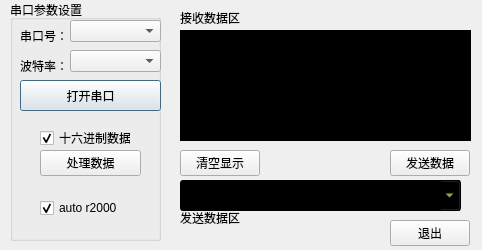
<?xml version="1.0" encoding="UTF-8"?>
<ui version="4.0">
 <class>SerialDialog</class>
 <widget class="QDialog" name="SerialDialog">
  <property name="geometry">
   <rect>
    <x>0</x>
    <y>0</y>
    <width>482</width>
    <height>250</height>
   </rect>
  </property>
  <property name="windowTitle">
   <string>串口工具</string>
  </property>
  <widget class="QGroupBox" name="serialconfiggroup">
   <property name="geometry">
    <rect>
     <x>10</x>
     <y>0</y>
     <width>151</width>
     <height>241</height>
    </rect>
   </property>
   <property name="title">
    <string>串口参数设置</string>
   </property>
   <widget class="QLabel" name="label">
    <property name="geometry">
     <rect>
      <x>10</x>
      <y>30</y>
      <width>54</width>
      <height>12</height>
     </rect>
    </property>
    <property name="text">
     <string>串口号：</string>
    </property>
   </widget>
   <widget class="QComboBox" name="portcombox">
    <property name="geometry">
     <rect>
      <x>60</x>
      <y>20</y>
      <width>91</width>
      <height>22</height>
     </rect>
    </property>
   </widget>
   <widget class="QComboBox" name="baudcombox">
    <property name="geometry">
     <rect>
      <x>60</x>
      <y>50</y>
      <width>91</width>
      <height>22</height>
     </rect>
    </property>
   </widget>
   <widget class="QLabel" name="label_2">
    <property name="geometry">
     <rect>
      <x>10</x>
      <y>60</y>
      <width>54</width>
      <height>12</height>
     </rect>
    </property>
    <property name="text">
     <string>波特率：</string>
    </property>
   </widget>
   <widget class="QPushButton" name="openbutton">
    <property name="geometry">
     <rect>
      <x>10</x>
      <y>80</y>
      <width>141</width>
      <height>31</height>
     </rect>
    </property>
    <property name="cursor">
     <cursorShape>PointingHandCursor</cursorShape>
    </property>
    <property name="text">
     <string>打开串口</string>
    </property>
   </widget>
   <widget class="QCheckBox" name="hexcheck">
    <property name="geometry">
     <rect>
      <x>30</x>
      <y>130</y>
      <width>91</width>
      <height>16</height>
     </rect>
    </property>
    <property name="text">
     <string>十六进制数据</string>
    </property>
    <property name="checked">
     <bool>true</bool>
    </property>
   </widget>
   <widget class="QPushButton" name="processdatabutton">
    <property name="geometry">
     <rect>
      <x>30</x>
      <y>150</y>
      <width>101</width>
      <height>26</height>
     </rect>
    </property>
    <property name="cursor">
     <cursorShape>PointingHandCursor</cursorShape>
    </property>
    <property name="text">
     <string>处理数据</string>
    </property>
   </widget>
   <widget class="QCheckBox" name="autohexcheck">
    <property name="geometry">
     <rect>
      <x>30</x>
      <y>200</y>
      <width>91</width>
      <height>16</height>
     </rect>
    </property>
    <property name="text">
     <string>auto r2000</string>
    </property>
    <property name="checked">
     <bool>true</bool>
    </property>
   </widget>
  </widget>
  <widget class="QPushButton" name="cleardatabutton">
   <property name="geometry">
    <rect>
     <x>180</x>
     <y>150</y>
     <width>80</width>
     <height>26</height>
    </rect>
   </property>
   <property name="cursor">
    <cursorShape>PointingHandCursor</cursorShape>
   </property>
   <property name="text">
    <string>清空显示</string>
   </property>
  </widget>
  <widget class="QTextEdit" name="displaydatatext">
   <property name="geometry">
    <rect>
     <x>180</x>
     <y>30</y>
     <width>291</width>
     <height>111</height>
    </rect>
   </property>
   <property name="sizePolicy">
    <sizepolicy hsizetype="Expanding" vsizetype="Expanding">
     <horstretch>0</horstretch>
     <verstretch>0</verstretch>
    </sizepolicy>
   </property>
   <property name="font">
    <font>
     <family>Ubuntu</family>
     <pointsize>9</pointsize>
     <weight>50</weight>
     <italic>false</italic>
     <bold>false</bold>
    </font>
   </property>
   <property name="layoutDirection">
    <enum>Qt::LeftToRight</enum>
   </property>
   <property name="autoFillBackground">
    <bool>false</bool>
   </property>
   <property name="styleSheet">
    <string notr="true">background-color: rgb(0, 0, 0);
color: rgb(255, 255, 127);
font: 9pt &quot;Ubuntu&quot;;</string>
   </property>
   <property name="frameShape">
    <enum>QFrame::StyledPanel</enum>
   </property>
   <property name="verticalScrollBarPolicy">
    <enum>Qt::ScrollBarAsNeeded</enum>
   </property>
   <property name="horizontalScrollBarPolicy">
    <enum>Qt::ScrollBarAsNeeded</enum>
   </property>
   <property name="readOnly">
    <bool>true</bool>
   </property>
  </widget>
  <widget class="QPushButton" name="exitbutton">
   <property name="geometry">
    <rect>
     <x>390</x>
     <y>220</y>
     <width>80</width>
     <height>26</height>
    </rect>
   </property>
   <property name="text">
    <string>退出</string>
   </property>
  </widget>
  <widget class="QLabel" name="label_3">
   <property name="geometry">
    <rect>
     <x>180</x>
     <y>10</y>
     <width>131</width>
     <height>16</height>
    </rect>
   </property>
   <property name="text">
    <string>接收数据区</string>
   </property>
  </widget>
  <widget class="QPushButton" name="senddatabutton">
   <property name="geometry">
    <rect>
     <x>390</x>
     <y>150</y>
     <width>80</width>
     <height>26</height>
    </rect>
   </property>
   <property name="cursor">
    <cursorShape>PointingHandCursor</cursorShape>
   </property>
   <property name="text">
    <string>发送数据</string>
   </property>
  </widget>
  <widget class="QLabel" name="label_4">
   <property name="geometry">
    <rect>
     <x>180</x>
     <y>210</y>
     <width>141</width>
     <height>16</height>
    </rect>
   </property>
   <property name="text">
    <string>发送数据区</string>
   </property>
  </widget>
  <widget class="QComboBox" name="sendcombox">
   <property name="geometry">
    <rect>
     <x>180</x>
     <y>180</y>
     <width>281</width>
     <height>31</height>
    </rect>
   </property>
   <property name="styleSheet">
    <string notr="true">background-color: rgb(0, 0, 0);
font: 14pt &quot;Ubuntu&quot;;
color: rgb(255, 255, 127);</string>
   </property>
   <property name="editable">
    <bool>true</bool>
   </property>
  </widget>
 </widget>
 <resources/>
 <connections/>
</ui>
